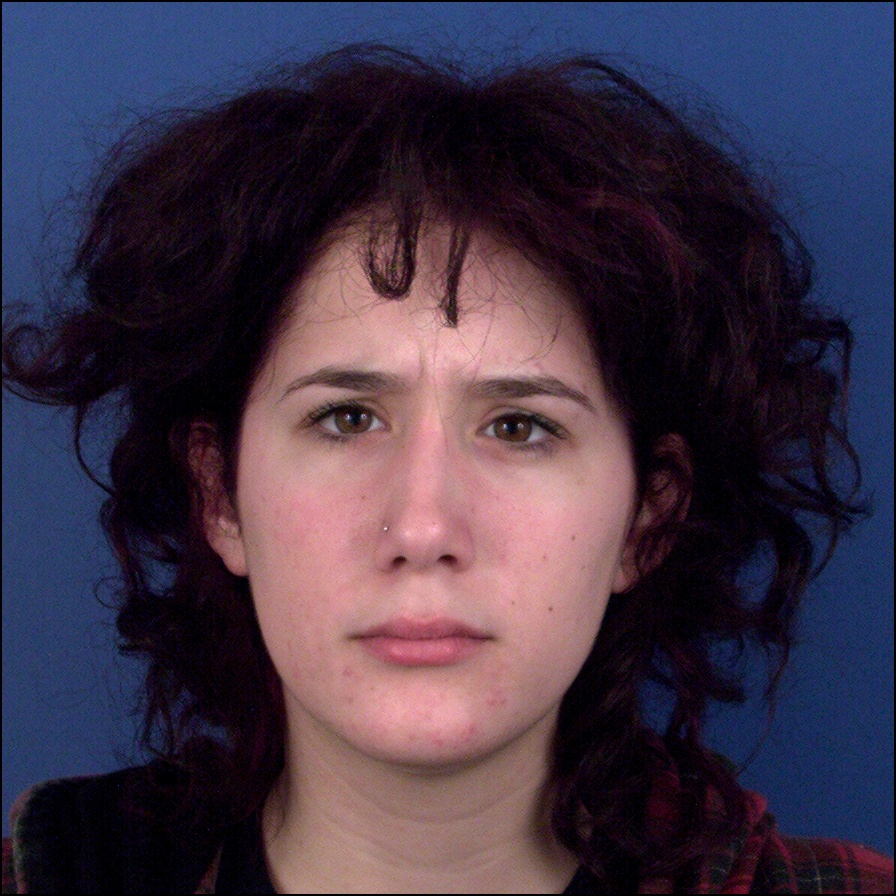
#> input picture 006_an_000_0024.jpg, 896 x 896 px
$ python pre_processing.py
#> lines starting #> are read from the running program, lines starting #| are printed output that depends on the picture
# Import libraries
import cv2
from matplotlib import pyplot as plt

# # # CREATE LISTS FOR OUR DATA

# Since some images get removed with Haar Cascade, a new lable array is created
list_of_labels = [];
# Create labels for each image (which are integers from 0 - 6)
list_of_images = [];
# Create list to assign each label value to a string
emotion_classes = ['Happy', 'Sad', 'Fear', 'Angry', 'Surprised', 'Disgust'];

# Create area of interest dimensions
hroi = 100;
wroi = 100;


# # # CREATE DEPENDANCIES FOR HOG FEATURE EXTRACTION

# Create specifications for HOG
win_size = (48, 96);
block_size = (16, 16);
block_stride = (8, 8);
cell_size = (8, 8)
num_bins = 9
# Create the HOG descriptor
hog = cv2.HOGDescriptor(win_size, block_size, block_stride, cell_size, num_bins);

# # # CASCADE VARIABLES AND FUNCTION

# Load cascades
face_cascade_1 = cv2.CascadeClassifier('haarcascade_frontalface_default.xml');
face_cascade_3 = cv2.CascadeClassifier("haarcascade_frontalface_alt.xml");
face_cascade_4 = cv2.CascadeClassifier("haarcascade_frontalface_alt_tree.xml");
# Cascade detection definitions
scale_reduction = 1.1;
min_accepted_neighbour_zones = 10;

def extract_aoi_features(detected_faces, grayscale_img, file):
    # For each detected face, generate the coordinates and dimensions of the face
    for x, y, height, width in detected_faces:
        # Crop the detected face (area of interest)
        area_of_interest = grayscale_img[y:(y+width), x:(x+height)];
        list_of_images.append(area_of_interest);
        try:
            # Try to resize the area of interest to create uniform face sizes
            resized_aoi = cv2.resize(area_of_interest, (wroi, hroi));
            list_of_images.append(resized_aoi);
            # Create reference to the image
            list_of_images.append(file);
            print(len(list_of_images));
            # to hide tick values on X and Y axis
            plt.subplot(2, 2, 3)
            plt.imshow(list_of_images[1], cmap = 'gray', interpolation = 'bicubic');
            plt.xticks([]), plt.yticks([])  # to hide tick values on X and Y axis
        except:
            # Don't do anything, if resizing fails - skip the feature
            pass


def create_data_set():
    # Print notifier
    print("Pre-processing data...");
    # Locate the image from the list and read it using OpenCV
    grayscale_img = cv2.imread("006_an_000_0024.jpg", 0);
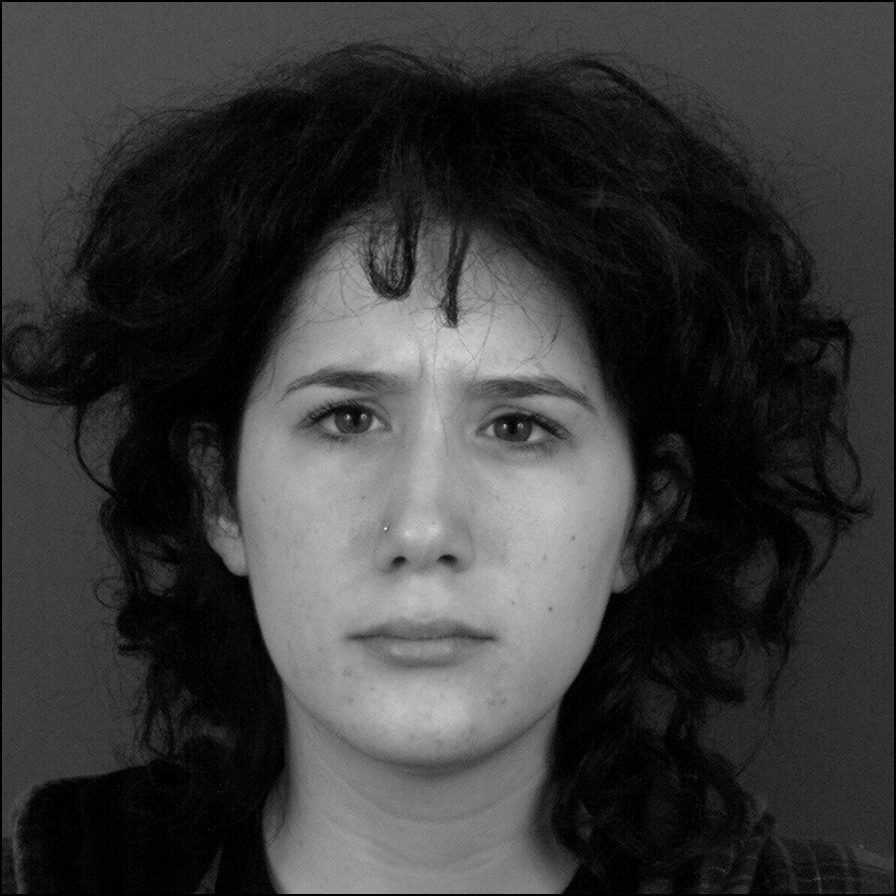
#> grayscale_img: shape (896, 896); min 0, max 243, mean 57.5
    list_of_images.append(grayscale_img);
    # Apply histogram equalisation to expose features
    grayscale_img = cv2.equalizeHist(grayscale_img);
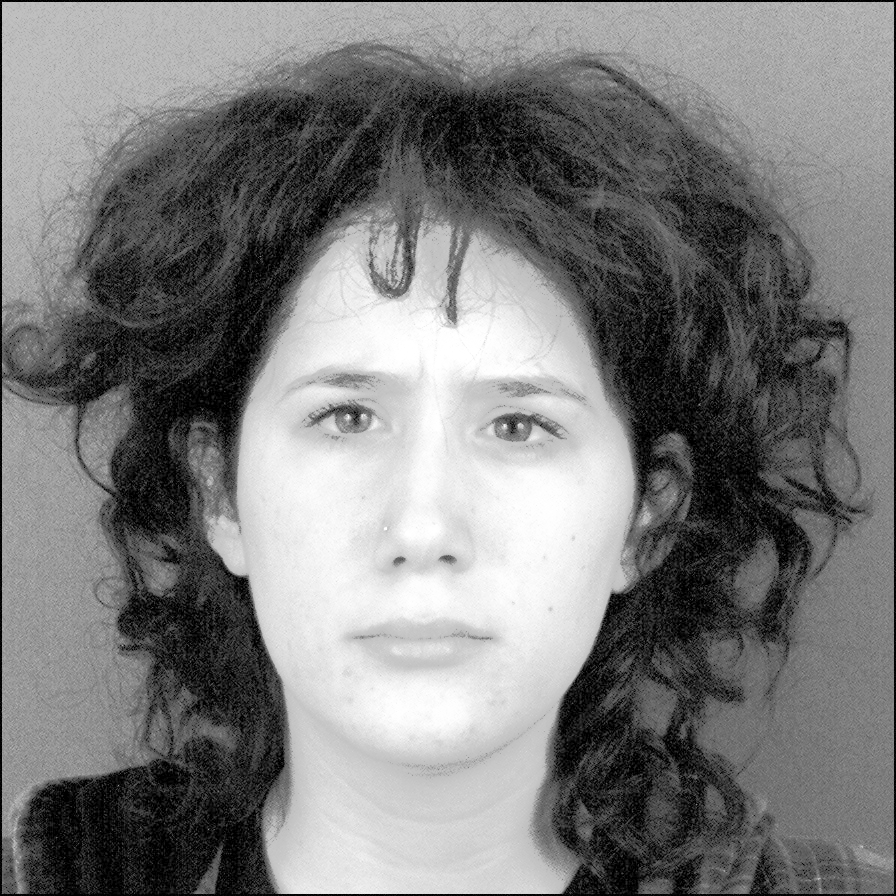
#> grayscale_img: shape (896, 896); min 0, max 255, mean 124.1
    list_of_images.append(grayscale_img);
    # Detect faces in image using Haar Cascade - function returns the definitions of the the detected rectangle in tuples
    faces1 = face_cascade_1.detectMultiScale(grayscale_img, scale_reduction, min_accepted_neighbour_zones, minSize=(5, 5), flags=cv2.CASCADE_SCALE_IMAGE)
#> faces1 = [[186, 245, 489, 489]]
    faces3 = face_cascade_3.detectMultiScale(grayscale_img, scale_reduction, min_accepted_neighbour_zones, minSize=(5, 5), flags=cv2.CASCADE_SCALE_IMAGE)
#> faces3 = [[201, 250, 464, 464]]
    faces4 = face_cascade_4.detectMultiScale(grayscale_img, scale_reduction, min_accepted_neighbour_zones, minSize=(5, 5), flags=cv2.CASCADE_SCALE_IMAGE)
#> faces4 = [[201, 252, 465, 465]]
    # Check if we found a face, then use it to extract the corresponding features
    if len(faces1) == 1:
        extract_aoi_features(faces1, grayscale_img, "006_an_000_0024.jpg");
#> the loop in extract_aoi_features, `for x, y, height, width in detected_faces:` made 1 pass
#| 5
#> pass 1, in extract_aoi_features, `area_of_interest = grayscale_img[y:(y+width), x:(x+height)];`:
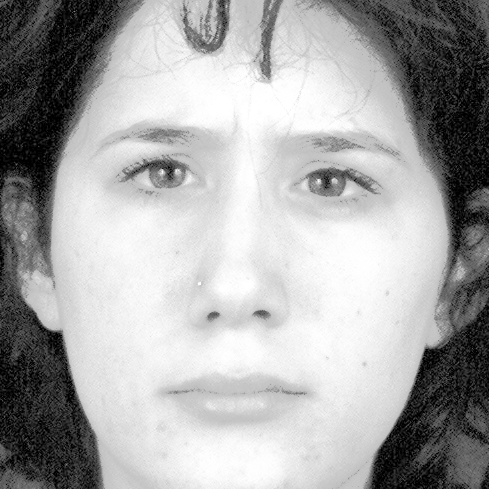
#> area_of_interest: shape (489, 489); min 0, max 255, mean 167.2
#> pass 1, in extract_aoi_features, `resized_aoi = cv2.resize(area_of_interest, (wroi, hroi));`:
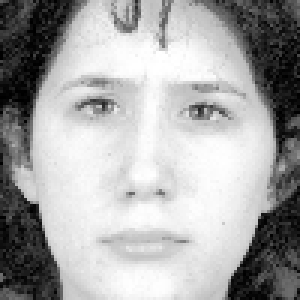
#> resized_aoi: shape (100, 100) (shown 3 times larger); min 0, max 255, mean 167
#> after the loop in extract_aoi_features, `for x, y, height, width in detected_faces:`: list_of_images = 5 items
    elif len(faces3) == 1:
        extract_aoi_features(faces3, grayscale_img, "006_an_000_0024.jpg");
    elif len(faces4) == 1:
        extract_aoi_features(faces4, grayscale_img, "006_an_000_0024.jpg");

create_data_set();

$ run again, with 102_su_000_0744.jpg copied over 006_an_000_0024.jpg
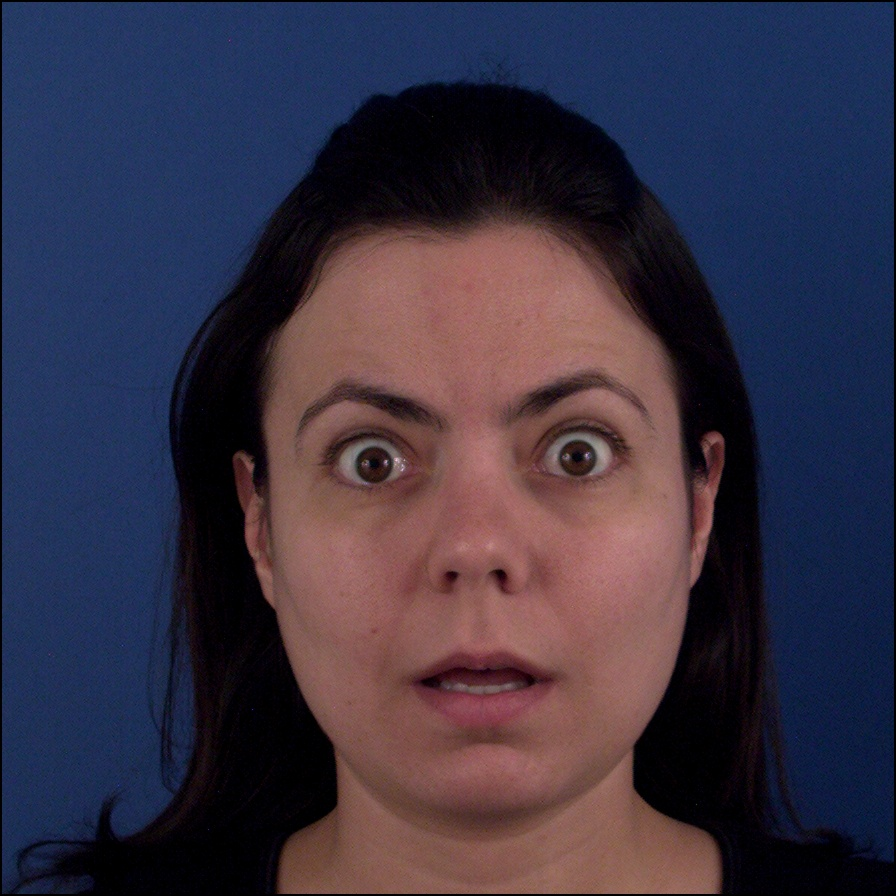
#> input picture 102_su_000_0744.jpg, 896 x 896 px
#> in create_data_set, `grayscale_img = cv2.equalizeHist(grayscale_img);`:
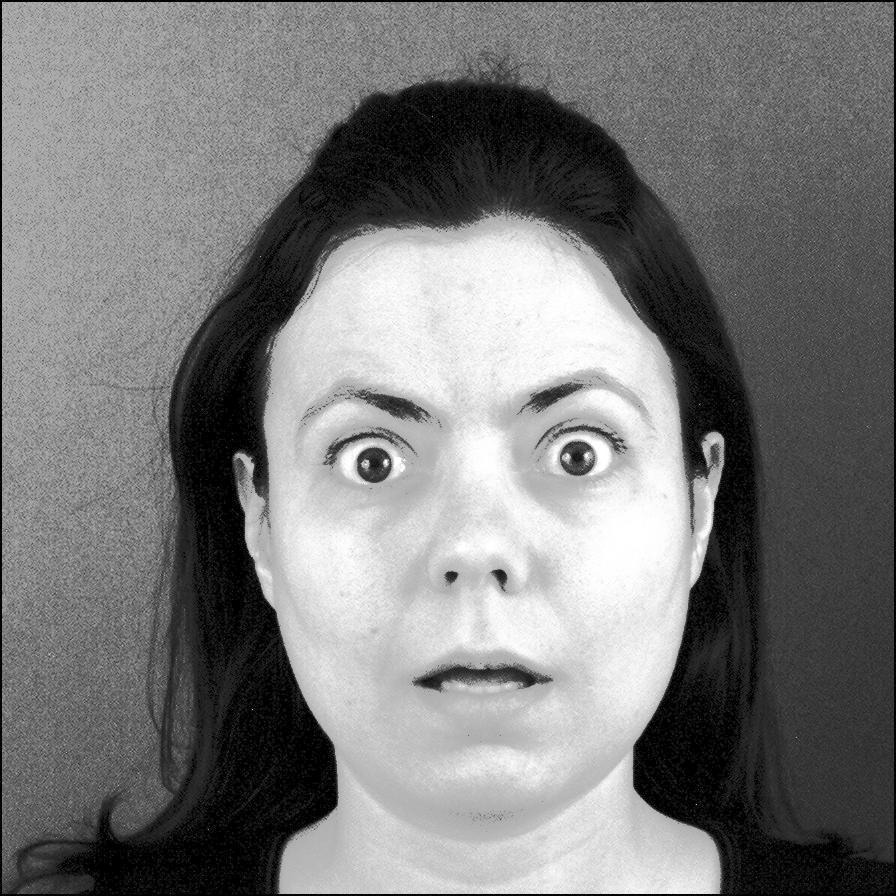
#> grayscale_img: shape (896, 896); min 0, max 255, mean 122.2
#> faces1 = [[193, 231, 560, 560]]
#> faces3 = [[190, 228, 572, 572]]
#> faces4 = ()
#> the loop in extract_aoi_features, `for x, y, height, width in detected_faces:` made 1 pass
#> (printed output is left out)
#> pass 1, in extract_aoi_features, `resized_aoi = cv2.resize(area_of_interest, (wroi, hroi));`:
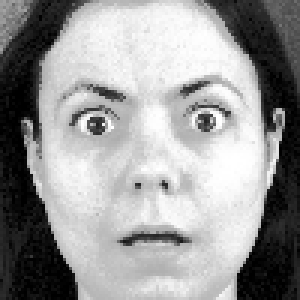
#> resized_aoi: shape (100, 100) (shown 3 times larger); min 0, max 255, mean 152.7
#> after the loop in extract_aoi_features, `for x, y, height, width in detected_faces:`: list_of_images = 5 items
